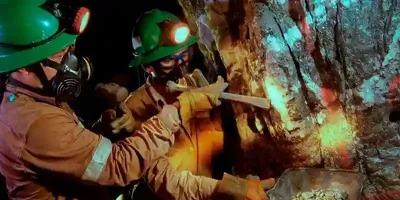
#> input picture mina.jpg, 400 x 200 px
$ python PROYECTO.py
#> lines starting #> are read from the running program, lines starting #| are printed output that depends on the picture; after the words box and inside, x2 and y2 are one past the last pixel; in counts of white or black regions, pixels touching at a corner belong together

import cv2
import numpy as np

img = cv2.imread('mina.jpg')
#> img is the input picture: shape (200, 400, 3); mean B, G, R 47.6, 67.4, 79.9
imgGray = cv2.cvtColor(img, cv2.COLOR_BGR2GRAY)
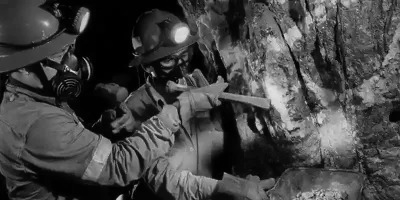
#> imgGray: shape (200, 400); min 0, max 226, mean 68.9
muestra = cv2.imread('f.png', 0)
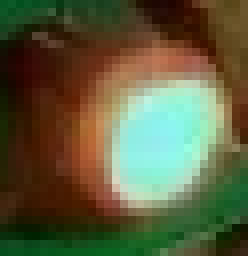
#> input picture f.png, 31 x 32 px (shown 8 times larger)
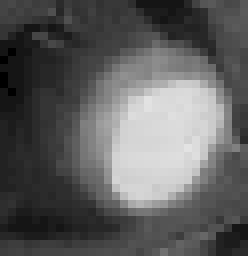
#> muestra: shape (32, 31) (shown 8 times larger); min 0, max 227, mean 93.7

w, h = muestra.shape[::-1]
#> w = 31; h = 32

res = cv2.matchTemplate(imgGray, muestra, cv2.TM_CCOEFF_NORMED)
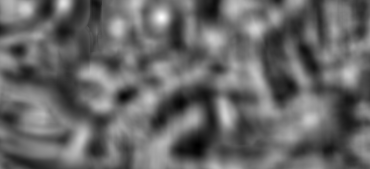
#> res: shape (169, 370) float32; min -0.671, max 0.999, mean 0.0062; drawn with min black and max white

umbral = 0.8
loc = np.where(res >= umbral)
#> loc = 41 positions, rows 2 to 20, columns 63 to 164

for pt in zip(*loc[::-1]):
    cv2.rectangle(img, pt, (pt[0] + w, pt[1] + h), (0, 0, 255, 2))
#> this loop made 41 passes
#> pt on passes 1 to 12: (63, 2), (63, 3), (159, 14), (160, 14), (161, 14), (162, 14), (159, 15), (160, 15), (161, 15), (162, 15), (163, 15), (158, 16)
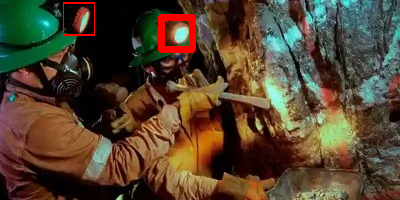
#> img: shape (200, 400, 3); 1.32% of pixels changed, all inside (x1, y1, x2, y2) = (63, 2, 196, 53)

cv2.namedWindow("RESULTADOS", cv2.WINDOW_NORMAL)
cv2.imshow("RESULTADOS", img)
cv2.waitKey(0)
cv2.destroyAllWindows()
